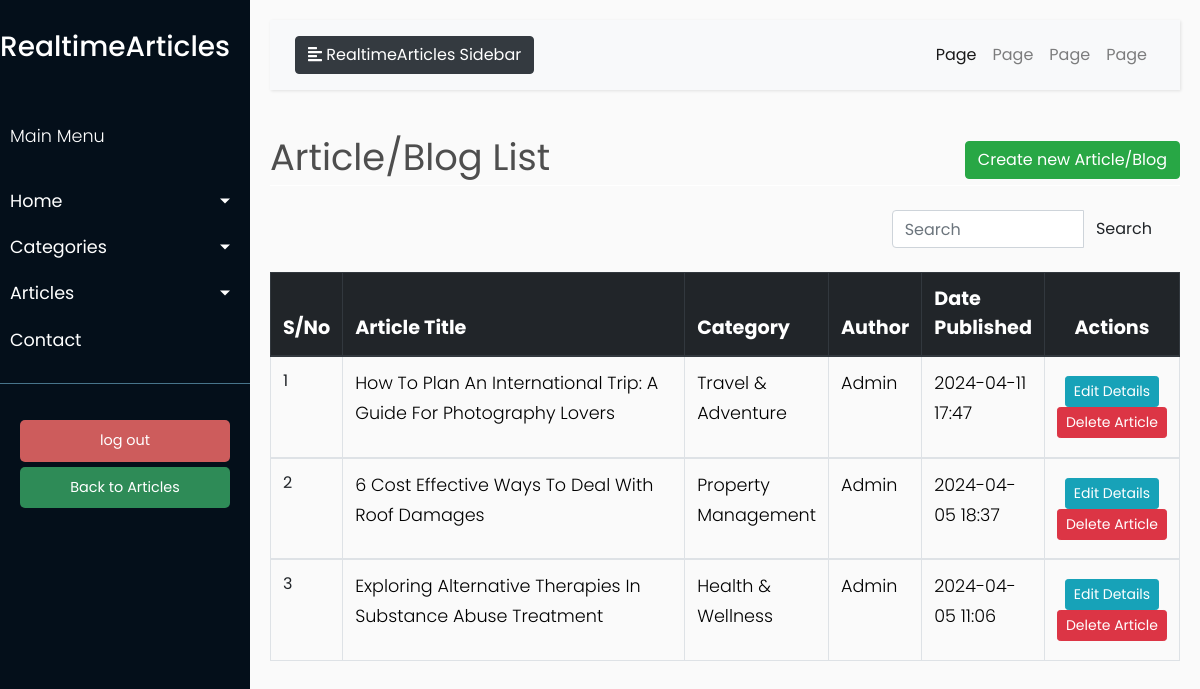
The page /article_list (signed in) on the database its author committed.
### models/models.py (models this page shows, shortened)
class Article(db.Model):
    __tablename__ = 'article'
    id = db.Column(db.Integer, primary_key=True)
    main_title = db.Column(db.String(100), nullable=False)
    main_content = db.Column(db.Text, nullable=True)
    date_published = db.Column(db.DateTime, default=datetime.utcnow)
    author_id = db.Column(db.Integer, db.ForeignKey('user.id'), nullable=False)
    category_id = db.Column(db.Integer, db.ForeignKey('category.id'), nullable=False)
    main_image = db.Column(db.String(100), nullable=True)  # Path to main image
    author = db.relationship('User', backref='articles')
    category = db.relationship('Category', backref='articles')

### blueprints/article.py (the view)
@article.route('/article_list')
@login_required
def article_list():
    title = 'Article/Blog List'
    search_term = request.args.get('q', '')  # Get the search term from the query parameter
    if search_term:
        articles= Article.query.filter(Article.main_title.ilike(f'%{search_term}%')).all()
    else:
        articles=Article.query.order_by(Article.date_published.desc()).all()
    for article in articles:
        category = Category.query.get(article.category_id)
        author = User.query.get(article.author_id)
        article.category_name = category.name if category else 'N/A'
        article.author_name = author.username if author else 'N/A'
        words = article.main_content.split()  # Split content into words
        if len(words) > 50:
            article.main_content = ' '.join(words[:50]) + '...'  # Join first 50 words
    return render_template('admin/articles/article_list.html', title=title,
                           articles=articles)

### app.py (called while the page is built)
@login.user_loader
def load_user(user_id):
    return User.query.get(int(user_id))

### templates/admin/articles/article_list.html (shortened to what this page needs)
{% extends "admin/base.html" %}
{% block content %}
    <div class="row" style="color: #4e4e4e; font-style: bold; font-size: 2.3rem; ">
        <div class="col-md-8">{{ title }}</div>
        <div class="col-md-4">
            <div class="float-md-right">
                <a class="btn btn-success" href="{{ url_for('article.create_article') }}">Create new Article/Blog</a>
            </div>
        </div>
    </div>
    <div style="border-bottom: 1px solid white;"></div>
    <br>
    <table class="table table-css table-bordered table-hover">
        <div class="container">
            <div class="row justify-content-end">
                <div class="col-md-4">
                    <form method="get" class="search-form" action="{{ url_for('article.article_list') }}">
                        <div class="input-group">
                            <input type="text" class="form-control" placeholder="Search" aria-label="Search"
                                   aria-describedby="button-addon2" id="search-input" name="q">
                            <div class="input-group-append">
                                <button class="btn btn-pink" type="submit" id="button-addon2">Search</button>
                            </div>
                        </div>
                    </form>
                </div>
            </div>
        </div>
        <br>
        <thead class="thead-dark align-middle">
        <tr style="background-color: #343a40; font-size: 1.2rem; color: white; text-transform: capitalize; height: 40px">
            <th width="5%">S/No</th>
            <th width="40%">Article Title</th>
            <th width="10%">Category</th>
            <th width="10%">Author</th>
            <th width="10%">Date Published</th>
            <th style="text-align: center">Actions</th>
        </tr>
        </thead>
        {% if articles %}
            {% for article in articles %}
                <tbody>
                <tr id="article-list">
                    <td>{{ loop.index }}</td>
                    <td>
                        <p style="text-transform: capitalize; color:black">{{ article.main_title }} </p>
                    </td>
                    <td>
                        <p style="text-transform: capitalize; color:black">{{ article.category_name }} </p>
                    </td>
                    <td>
                        <p style="text-transform: capitalize; color:black">{{ article.author_name }} </p>
                    </td>
                    <td>
                        <p style="text-transform: capitalize; color:black">{{ article.date_published.strftime('%Y-%m-%d %H:%M') }}</p>
                    </td>
                    <td class="align-middle  text-center">
                        <div class="d-inline-block align-middle">
                            <a href="{{ url_for('article.update_article', article_id = article.id) }}"
                               class="btn btn-info btn-sm">Edit
                                Details</a>
                            <a href="{{ url_for('article.delete_article', article_id = article.id) }}"
                               class="btn btn-danger btn-sm"> Delete
                                Article </a>
                        </div>
                    </td>
                </tr>
                </tbody>
            {% endfor %}
        {% endif %}
    </table>
{% endblock content %}

### static/css/admin_css/style.css (style rules this page uses)
body { font-family: 'Poppins', sans-serif; background: #fafafa; }
p { font-family: 'Poppins', sans-serif; font-size: 1.1em; font-weight: 300; line-height: 1.7em; color: #999; }
a, a:hover, a:focus { color: inherit; text-decoration: none; transition: all 0.3s; }

### rows shown on the page
Article: main_title "How To Plan An International Trip: A Guide For Photography Lovers", category_name "Travel & Adventure", author_name "Admin", date_published "2024-04-11 17:47"
Article: main_title "6 Cost Effective Ways To Deal With Roof Damages", category_name "Property Management", author_name "Admin", date_published "2024-04-05 18:37"
Article: main_title "Exploring Alternative Therapies In Substance Abuse Treatment", category_name "Health & Wellness", author_name "Admin", date_published "2024-04-05 11:06"

### other values the page prints
{{ title }} "Article/Blog List"
